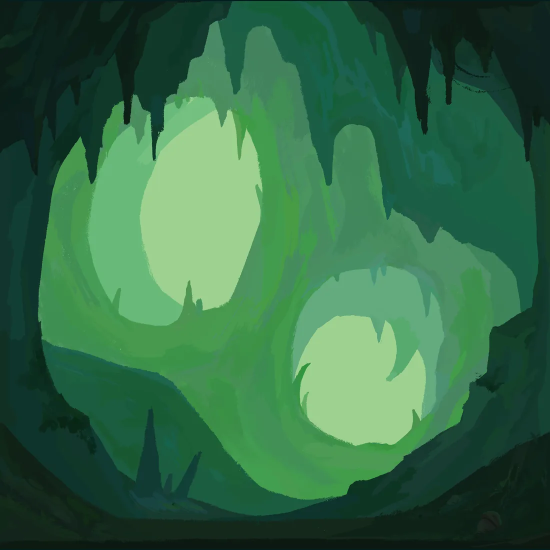
#> input picture src/assets/little_wonder/web/overgrown_cave2048.webp, 1100 x 1100 px, given in place of overgrown_cave2048.png, which was not available (shown at 1/2 size)
$ python regrade_overgrown_cave.py
#> lines starting #> are read from the running program, lines starting #| are printed output that depends on the picture; pictures that were not available may be replaced by others from this repository, and a replacement may not be noted
#> further down, src is the input picture: PIL image 1100x1100 RGB; mean R, G, B 51.5, 106.3, 70.4
#!/usr/bin/env python3
"""Re-grade the Overgrown cavern toward the Overgrown nexus.

The cavern master we still have is an older pass: its lit areas sit at
hue ~157 (mint/teal) while the nexus they are meant to sit beside is at
~82 (yellow-green), and it is the less saturated of the two (92 vs 131).
This applies the same kind of curve move the zone set was built on — a
global hue rotation plus a saturation gain — rather than a repaint.

DEG/SAT are the whole control surface. Measured candidates:
    -25 / 1.12  barely moved, still reads teal
    -35 / 1.18  <- in use: clearly yellow-green, rock keeps its cool depth
    -45 / 1.25  matches the nexus harder, cave starts reading olive
    -55 / 1.30  acid, loses the cave

Writes the graded master beside the original (the original is kept as
the master of record) and the shipped 1100px webp into web/.
"""

from PIL import Image

DEG = -35        # negative = toward yellow-green
SAT = 1.18       # saturation gain, clipped at 255
SRC = 'overgrown_cave2048.png'
GRADED = 'overgrown_cave2048_graded.png'
WEB = 'web/overgrown_cave2048.webp'
WIDTH = 1100     # squares export at 1100w, quality 82
QUALITY = 82


def grade(im, deg, sat):
#> called with deg = -35, sat = 1.18
    h, s, v = im.convert('HSV').split()
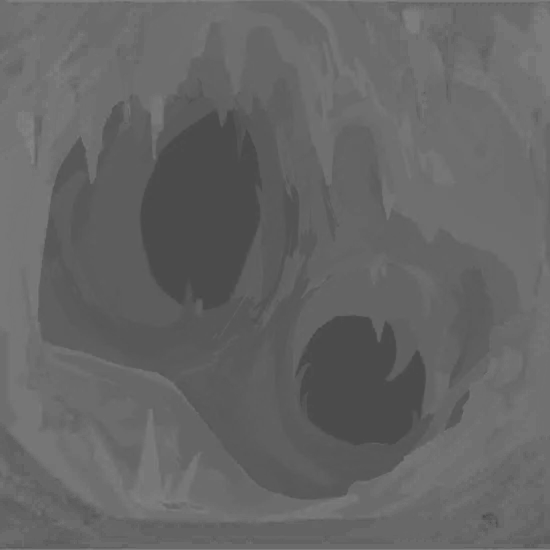
#> h: PIL image 1100x1100 L (shown at 1/2 size); min 68, max 136, mean 101.3
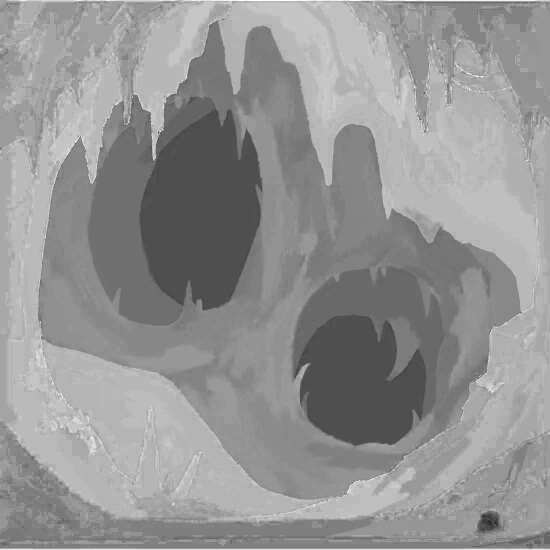
#> s: PIL image 1100x1100 L (shown at 1/2 size); min 25, max 255, mean 147.5
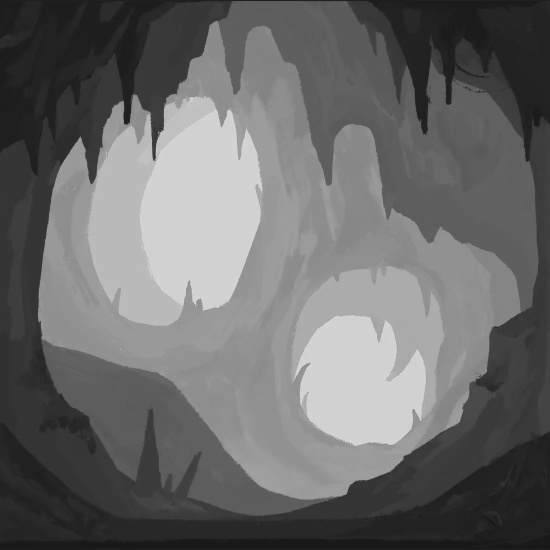
#> v: PIL image 1100x1100 L (shown at 1/2 size); min 20, max 233, mean 106.3
    d = int(round(deg / 360.0 * 255))
    h = h.point(lambda x: (x + d) % 256)
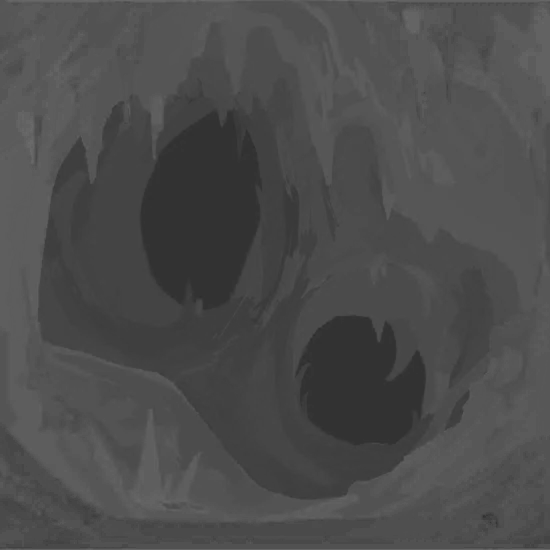
#> h: PIL image 1100x1100 L (shown at 1/2 size); min 43, max 111, mean 76.3
    s = s.point(lambda x: min(255, int(x * sat)))
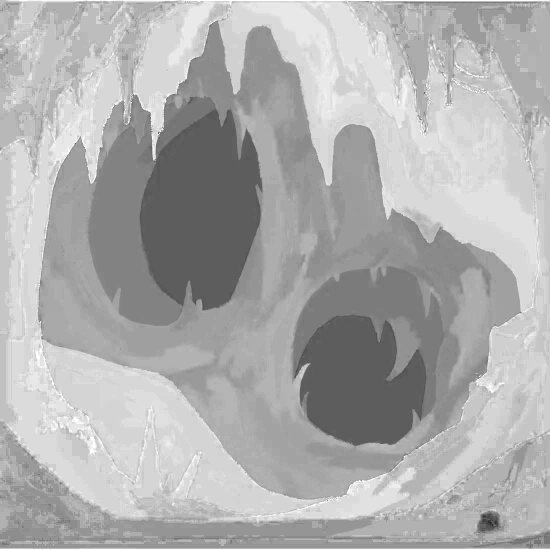
#> s: PIL image 1100x1100 L (shown at 1/2 size); min 29, max 255, mean 173.5
    return Image.merge('HSV', (h, s, v)).convert('RGB')
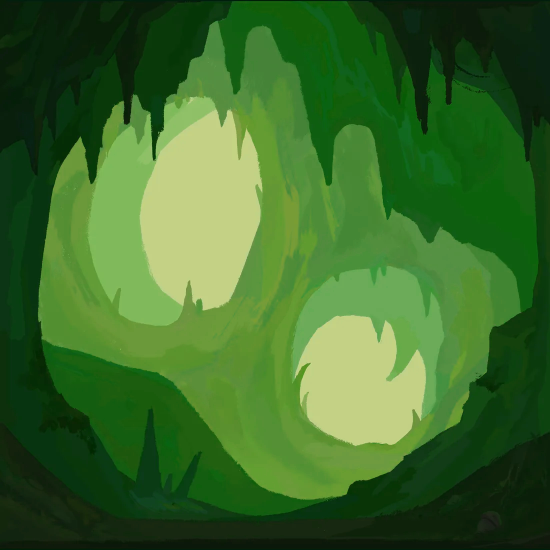
#> returned value: PIL image 1100x1100 RGB (shown at 1/2 size); mean R, G, B 59.2, 106.3, 41.7


if __name__ == '__main__':
    # the master is RGBA but fully opaque; flatten so HSV round-trips
    src = Image.open(SRC).convert('RGB')
    out = grade(src, DEG, SAT)
    out.save(GRADED)

    web = out.copy()
    web.thumbnail((WIDTH, WIDTH), Image.LANCZOS)
    web.save(WEB, 'WEBP', quality=QUALITY, method=6)
    print(f'{SRC} {src.size} -> {GRADED} + {WEB} {web.size} (hue {DEG}, sat x{SAT})')
#| overgrown_cave2048.png (1100, 1100) -> overgrown_cave2048_graded.png + web/overgrown_cave2048.webp (1100, 1100) (hue -35, sat x1.18)

$ run again, with src/assets/little_wonder/web/biolum_mushrooms.webp copied over src/assets/little_wonder/web/overgrown_cave2048.webp
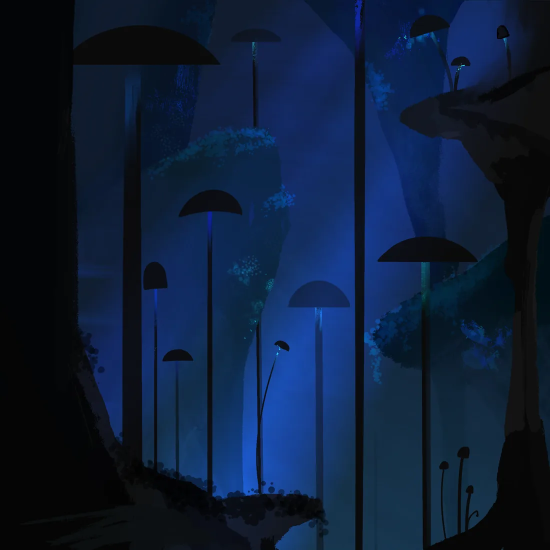
#> input picture src/assets/little_wonder/web/biolum_mushrooms.webp, 1100 x 1100 px, given in place of overgrown_cave2048.png, which was not available (shown at 1/2 size)
#> src is the input picture: PIL image 1100x1100 RGB; mean R, G, B 13.2, 29.6, 56
#> in grade, `s = s.point(lambda x: min(255, int(x * sat)))`:
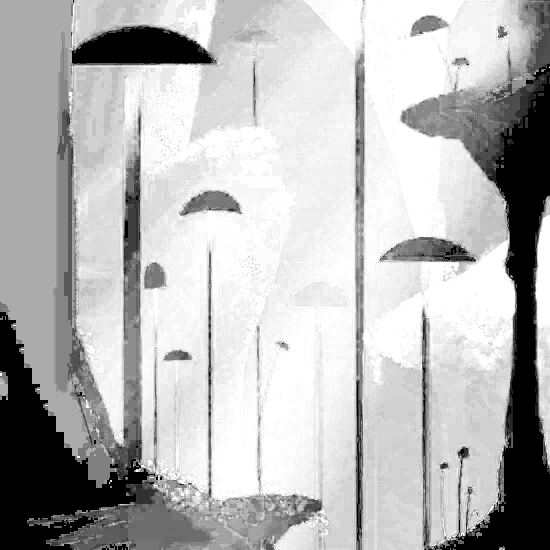
#> s: PIL image 1100x1100 L (shown at 1/2 size); min 0, max 255, mean 183.7
#> in grade, `return Image.merge('HSV', (h, s, v)).convert('RGB')`:
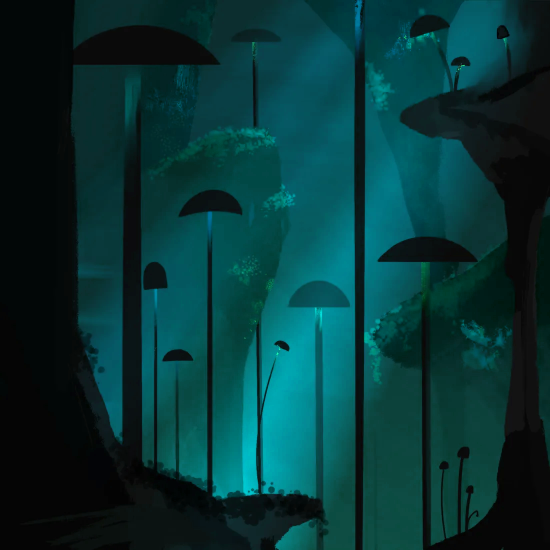
#> returned value: PIL image 1100x1100 RGB (shown at 1/2 size); mean R, G, B 6.1, 53.5, 54.4
#| overgrown_cave2048.png (1100, 1100) -> overgrown_cave2048_graded.png + web/overgrown_cave2048.webp (1100, 1100) (hue -35, sat x1.18)

$ run again, with src/assets/little_wonder/web/biolum_nexus.webp copied over src/assets/little_wonder/web/overgrown_cave2048.webp
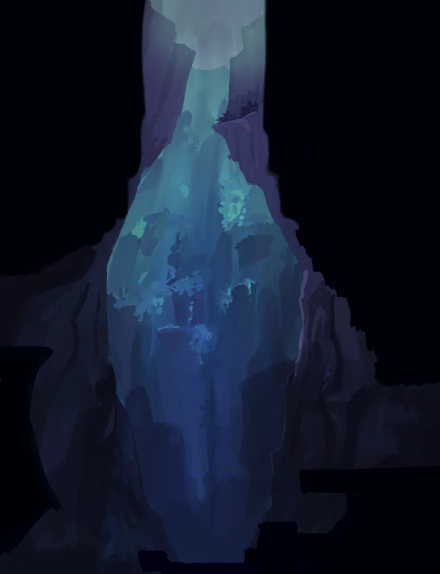
#> input picture src/assets/little_wonder/web/biolum_nexus.webp, 880 x 1148 px, given in place of overgrown_cave2048.png, which was not available (shown at 1/2 size)
#> src is the input picture: PIL image 880x1148 RGB; mean R, G, B 18.3, 26.4, 45
#> in grade, `s = s.point(lambda x: min(255, int(x * sat)))`:
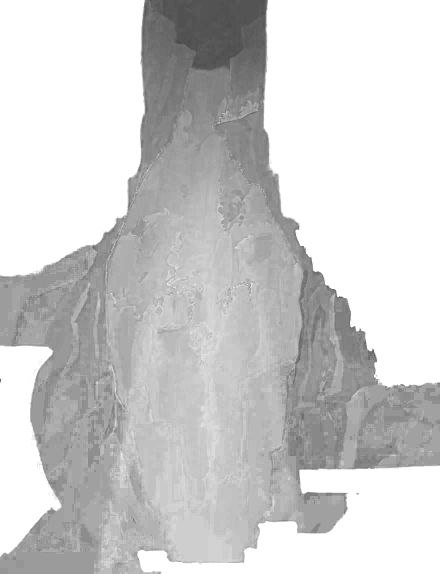
#> s: PIL image 880x1148 L (shown at 1/2 size); min 70, max 255, mean 205.7
#> `web.thumbnail((WIDTH, WIDTH), Image.LANCZOS)`:
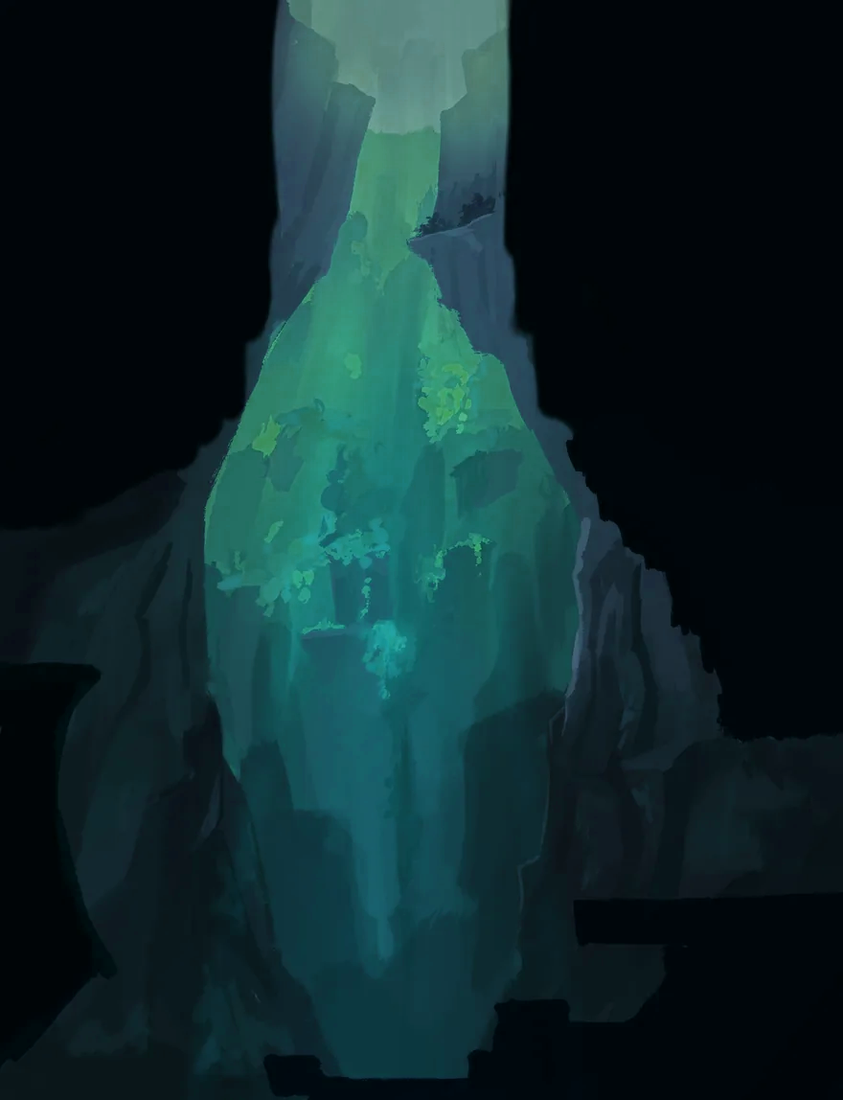
#> web: PIL image 843x1100 RGB; mean R, G, B 14.5, 40.2, 43.2
#| overgrown_cave2048.png (880, 1148) -> overgrown_cave2048_graded.png + web/overgrown_cave2048.webp (843, 1100) (hue -35, sat x1.18)
